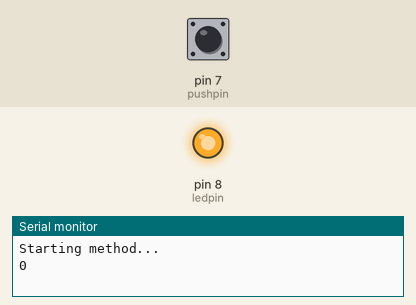
Bench run of a sketch on a simulated Arduino Uno, built with avr-gcc and run on an emulated ATmega328P. Parts: output pins drawn as LEDs (lit = HIGH), the last lines printed to the serial monitor. The test bench sets the inputs (shaded band); at power-on: pin 7 (pushpin) HIGH. Random numbers use the default seed unless the sketch sets one. At 6.6 s the program stops and its outputs stay as they are.

Above: at 0.1 s.
At 6.3 s:
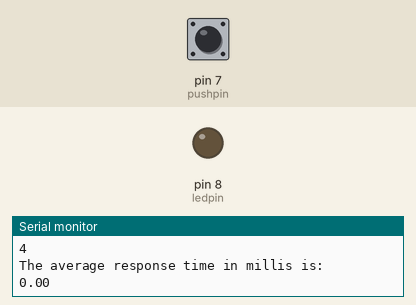
Timing chart, 0 to 7.8 s (numbered marks = the images above):
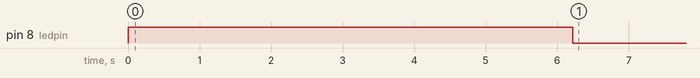

Measured:
- by itself, pin 8 (ledpin): LOW → HIGH at 0.00 s, → LOW 6.2 s later

The sketch:

ResponseTest.ino
```cpp
int pushpin=7;
int ledpin=8;
double avg=0;

const int length=5;
double resp[length];


void setup() {
    pinMode(ledpin, OUTPUT);
    pinMode(pushpin, INPUT);
    Serial.begin(9600);
}

void loop() {
    Serial.println("Starting method...");
    for(int i=0; i<length; i++){
        Serial.println(i);
        rndBlink(ledpin);
        resp[i]=millis();
        while(digitalRead(pushpin)==LOW && millis()-resp[i]<3000){}
        resp[i]=millis()-resp[i];
      }

      for(int i=0; i<length; i++){
        avg+=resp[i];
      }

      avg=avg/length;

      Serial.println("The average response time in millis is: ");
      Serial.print(avg);
      while(true){}

}


void rndBlink(int led){
  digitalWrite(led, HIGH);
  delay(random(1000, 1500));
  digitalWrite(led, LOW);
}
```
